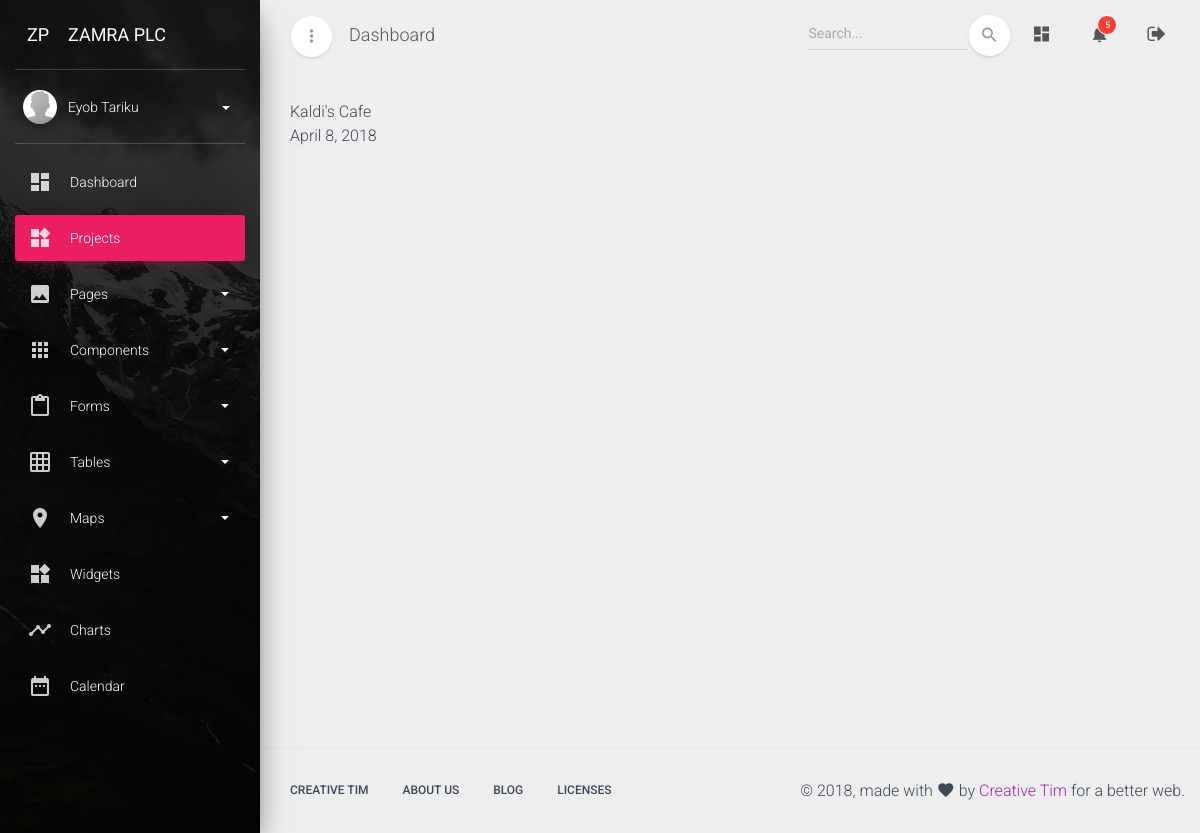
The page /dashboard/project/5 (signed in) on the database its author committed.
### dashboard/models.py (models this page shows, shortened)
class CustomUser(AbstractUser):
    avatar = models.ImageField(upload_to='avatars/', null=True, blank=True)
    full_name = models.CharField(max_length=120)
    job_title = models.CharField(max_length=100)
    bio = models.TextField('Short Bio', null=True, blank=True)
    projects_followed = models.ManyToManyField(
        'Project',
        related_name='projects_followed',
        blank=True
    )
    projects_administered = models.ManyToManyField(
        'Project',
        related_name='projects_administered',
        blank=True
    )
    is_project_admin = models.BooleanField(
        'Administer Project Detals',
        default=False,
    )
    is_insurance_admin = models.BooleanField(
        'Administer Insurance Details',
        default=False,
    )
    is_variation_admin = models.BooleanField(
        'Administer Variation Details',
        default=False,
    )
    is_claim_admin = models.BooleanField(
        'Administer Time Claim Details',
        default=False,
    )
    is_payment_admin = models.BooleanField(
        'Administer Payment Details',
        default=False,
    )
    def get_full_name(self):
        return self.full_name
    def get_screen_name(self):
        if self.full_name:
            return self.get_full_name()
        else:
            return self.username

class Project(models.Model):
    CONSTRUCTION_TYPE_CHOICES = (
        ('builiding', 'Buildings and Structures'),
        ('road', 'Road and Highway'),
        ('water', 'Water and Irrigations'),
    )
    PROJECT_STATUS_CHOICES = (
        (1, 'Unknown'),
        (2, 'Mobilization'),
        (3, 'Active'),
        (4, 'Rectification'),
        (5, 'Suspended'),
        (6, 'Terminated'),
        (7, 'Closed'),
    )
    PUBLISHED_STATUS_CHOICES = (
        (True, 'Published'),
        (False, 'Draft'),
    )
    construction_type = models.CharField(
        max_length=60,
        choices=CONSTRUCTION_TYPE_CHOICES,
        default='builiding'
    )
    status = models.IntegerField(
        'Project Status',
        choices=PROJECT_STATUS_CHOICES,
        default=1,
    )
    consultant = models.ForeignKey(Consultant, on_delete=models.CASCADE)
    employer = models.CharField(
        max_length=100,
        help_text='Official full name of the Employer',
    )
    full_name = models.CharField(
        'Official Project Title',
        max_length=100,
        help_text='Official full name of the construction project',
    )
    short_name = models.CharField(
        'Short Unofficial Project Title',
        max_length=100,
        help_text='Short common name of the construction project',
    )
    project_code = models.CharField(
        'Project Code (Optional)',
        max_length=30,
        null=True, blank=True,
    )
    description = models.TextField(
        'Short Project Description',
        null=True, blank=True,
        help_text='Short description of the construction project. (Optional)',
    )
    contract_amount = models.DecimalField(
        max_digits=16, decimal_places=2,
        null=True, blank=True,
        help_text='Project contract amount in ETB (before VAT)',
    )
    signing_date = models.DateField(
        'Agreement Signing Date',
        null=True, blank=True,
    )
    site_handover = models.DateField(
        'Site Handover Date',
        null=True, blank=True,
    )
    commencement_date = models.DateField(
        'commencement Date',
        null=True, blank=True,
    )
    period = models.PositiveIntegerField(
        'Contract Period',
        null=True, blank=True,
        help_text='Project life time in calendar days')
    completion_date = models.DateField(
        'Intended Completion Date',
        null=True, blank=True,
        help_text='User yyyy-mm-dd format',
    )
    created_at = models.DateTimeField(auto_now_add=True)
    updated_at = models.DateTimeField(auto_now=True)
    objects = models.Manager()
    my_projects = managers.ProjectManager()
    class Meta:
        ordering = ['status', '-updated_at', 'short_name', ]
        permissions = (
            ('admin_project', 'Administer Project'),
        )
    def __str__(self):
        return self.short_name

### dashboard/views/projects.py (the view)
# urls.py: path('project/<int:pk>', projects.ProjectDetail.as_view(), name='project-detail'),
class ProjectDetail(LoginRequiredMixin, generic.DetailView):
    model = models.Project
    template_name = 'dashboard/projects/project_detail.html'
    def get_context_data(self, *args, **kwargs):
        context = super(ProjectDetail, self).get_context_data(*args, **kwargs)
        context['page_name'] = 'Projects'
        return context

### dashboard/templates/dashboard/projects/project_detail.html (shortened to what this page needs)
{% extends 'dashboard_base.html' %}
{% load static %}
{% block content %}
   {{ project }}
   <br>
   {{ project.signing_date }}
   <br>
{% endblock content %}

### dashboard/templates/dashboard_base.html (shortened to what this page needs)
{% load static %}
<!DOCTYPE html>
<html lang="en">
<head>
  <link rel="stylesheet" href="https://maxcdn.bootstrapcdn.com/font-awesome/latest/css/font-awesome.min.css">
  <link rel="stylesheet" href="{% static 'assets/css/material-dashboard.min.css' %}">
  <link rel="stylesheet" href="{% static 'assets/css/custom.css' %}">
</head>
<body class="">
  <div class="wrapper">
  {% block wrapper %}
    <div class="sidebar" data-color="rose" data-background-color="black" data-image="{% static 'assets/img/sidebar-1.jpg' %}">
    {% block sidebar %}
        <div class="logo">
        {% block logo %}
            <a href="#" class="simple-text logo-mini">
                 ZP
            </a>
            <a href="#" class="simple-text logo-normal">
                 Zamra Plc
            </a>
        {% endblock logo %}
        </div>
        <div class="sidebar-wrapper">
        {% block sidebar_wrapper %}
            <div class="user">
                <div class="photo">
                    <img src="{% static 'assets/img/default-avatar.png' %}" />
                </div>
                <div class="user-info">
                    <a data-toggle="collapse" href="dashboard.html#collapseExample" class="username">
                        <span>
                           {{ user.get_screen_name }}
                          <b class="caret"></b>
                        </span>
                    </a>
                </div>
            </div>
            <ul class="nav">
                <li class="nav-item ">
                    <a class="nav-link" href="{% url 'dashboard:index' %}">
                        <i class="material-icons">dashboard</i>
                        <p> Dashboard </p>
                    </a>
                </li>
                <li class="nav-item {% if page_name == 'Projects' %} active {% endif %} ">
                    <a class="nav-link" href="{% url 'dashboard:project-list' %}">
                        <i class="material-icons">widgets</i>
                        <p> Projects </p>
                    </a>
                </li>
                <li class="nav-item ">
                    <a class="nav-link" data-toggle="collapse" href="dashboard.html#pagesExamples">
                        <i class="material-icons">image</i>
                        <p> Pages
                           <b class="caret"></b>
                        </p>
                    </a>
                </li>
                <li class="nav-item ">
                    <a class="nav-link" data-toggle="collapse" href="dashboard.html#componentsExamples">
                        <i class="material-icons">apps</i>
                        <p> Components
                           <b class="caret"></b>
                        </p>
                    </a>
                </li>
                <li class="nav-item ">
                    <a class="nav-link" data-toggle="collapse" href="dashboard.html#formsExamples">
                        <i class="material-icons">content_paste</i>
                        <p> Forms
                           <b class="caret"></b>
                        </p>
                    </a>
                </li>
                <li class="nav-item ">
                    <a class="nav-link" data-toggle="collapse" href="dashboard.html#tablesExamples">
                        <i class="material-icons">grid_on</i>
                        <p> Tables
                           <b class="caret"></b>
                        </p>
                    </a>
                </li>
                <li class="nav-item ">
                    <a class="nav-link" data-toggle="collapse" href="dashboard.html#mapsExamples">
                        <i class="material-icons">place</i>
                        <p> Maps
                           <b class="caret"></b>
                        </p>
                    </a>
                </li>
                <li class="nav-item ">
                    <a class="nav-link" href="widgets.html">
                        <i class="material-icons">widgets</i>
                        <p> Widgets </p>
                    </a>
                </li>
                <li class="nav-item ">
                    <a class="nav-link" href="charts.html">
                        <i class="material-icons">timeline</i>
                        <p> Charts </p>
                    </a>
                </li>
                <li class="nav-item ">
                    <a class="nav-link" href="calendar.html">
                        <i class="material-icons">date_range</i>
                        <p> Calendar </p>
                    </a>
                </li>
            </ul>
        {% endblock sidebar_wrapper %}
        </div>
    {% endblock sidebar %}
    </div>
    <div class="main-panel">
    {% block main_panel %}
        <nav class="navbar navbar-expand-lg navbar-transparent  navbar-absolute fixed-top">
        	<div class="container-fluid">
            <div class="navbar-wrapper">
              <div class="navbar-minimize">
                <button id="minimizeSidebar" class="btn btn-just-icon btn-white btn-fab btn-round">
                    <i class="material-icons text_align-center visible-on-sidebar-regular">more_vert</i>
                </button>
              </div>
        			<a class="navbar-brand" href="dashboard.html#pablo">Dashboard</a>
        		</div>
        	    <div class="collapse navbar-collapse justify-content-end">
              <form class="navbar-form">
                  <div class="input-group no-border">
                      <input type="text" value="" class="form-control" placeholder="Search...">
                      <button type="submit" class="btn btn-white btn-round btn-just-icon">
                        <i class="material-icons">search</i>
                        <div class="ripple-container"></div>
                      </button>
                  </div>
              </form>
        			<ul class="navbar-nav">
        				<li class="nav-item">
        					<a class="nav-link" href="{% url 'dashboard:index' %}">
                    <i class="material-icons">dashboard</i>
        					</a>
        				</li>
        				<li class="nav-item dropdown">
        					<a class="nav-link" href="https://creative-tim.com" id="navbarDropdownMenuLink" data-toggle="dropdown" aria-haspopup="true" aria-expanded="false">
                    <i class="material-icons">notifications</i>
                    <span class="notification">5</span>
        					</a>
        				</li>
        				<li class="nav-item">
        					<a class="nav-link" href="{% url 'dashboard:logout' %}" title="Logout">
                    <i class="fa fa-sign-out"></i>
        					</a>
        				</li>
        			</ul>
        	    </div>
        	</div>
        </nav>
        <div class="content">
          <div class="container-fluid">
            {% block content %}
            {% endblock content %}
        </div>
    {% endblock main_panel %}
    </div>
    {% block footer %}
    <footer class="footer ">
      <div class="container">
          <nav class="pull-left">
              <ul>
                  <li>
                      <a href="https://www.creative-tim.com">
                          Creative Tim
                      </a>
                  </li>
                  <li>
                      <a href="http://presentation.creative-tim.com">
                         About Us
                      </a>
                  </li>
                  <li>
                      <a href="http://blog.creative-tim.com">
                         Blog
                      </a>
                  </li>
                  <li>
                      <a href="https://www.creative-tim.com/license">
                          Licenses
                      </a>
                  </li>
              </ul>
          </nav>
          <div class="copyright pull-right">
              &copy; <script>document.write(new Date().getFullYear())</script>, made with <i class="material-icons">favorite</i> by <a href="https://www.creative-tim.com" target="_blank">Creative Tim</a> for a better web.
          </div>
      </div>
    </footer>
    {% endblock footer %}
  {% endblock wrapper %}
  </div>
</body>
</html>

### rows shown on the page
CustomUser: get_screen_name "Eyob Tariku"
Project: short_name "Kaldi's Cafe", signing_date "April 8, 2018"
